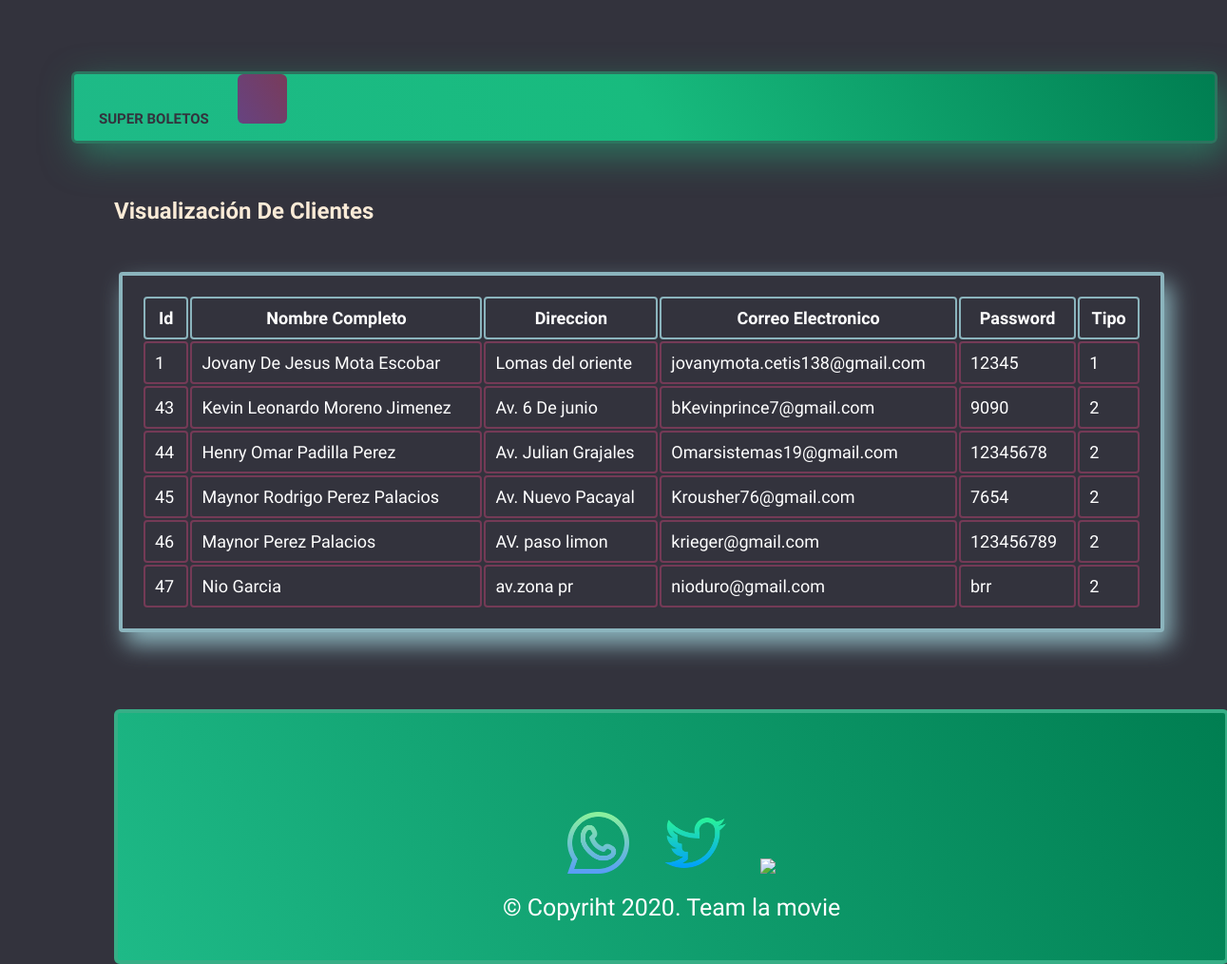
The app's page /Clientes.php with its own data.
### tables this page shows
CREATE TABLE `usuarios` (
  `Id` int(10) NOT NULL,
  `NombreCompleto` varchar(55) NOT NULL,
  `Direccion` varchar(55) NOT NULL,
  `CorreoElectronico` varchar(55) NOT NULL,
  `Password` varchar(12) NOT NULL,
  `Tipo` int(10) NOT NULL
);

### Clientes.php (the view, shortened to what this page needs)
<?php
$conexion=mysqli_connect('localhost','root','','tiendas');
?>
<!DOCTYPE html>
<html lang="en">
<head>
        <link rel="stylesheet" href="css/estiloss.css">
        </head>
        <body>
		<ul class="menu">
            <li><strong><a href="inicio.php">SUPER BOLETOS</a></strong></li>
            <li class="perfil"><a href="logout.php">
            </a></li>
        </ul>
<header class="tab">
            <br>
            <div>
<table class="tabla2">
<tr>
    <br><br>
<h2>Visualización De Clientes</h2>
<th class="control3">Id</th>
<th class="control3">Nombre Completo</th>
<th class="control3">Direccion</th>
<th class="control3">Correo Electronico</th>
<th class="control3">Password</th>
<th class="control3">Tipo</th>
   <?php
   $sql="SELECT * from usuarios";
   $result=mysqli_query($conexion,$sql);
   while($mostrar=mysqli_fetch_array($result)){
?>
<tr>
<td class="control2"><?php echo $mostrar ['Id'] ?></td>
<td class="control2"><?php echo $mostrar ['NombreCompleto'] ?></td>
<td class="control2"><?php echo $mostrar ['Direccion'] ?></td>
<td class="control2"><?php echo $mostrar ['CorreoElectronico'] ?></td>
<td class="control2"><?php echo $mostrar ['Password'] ?></td>
<td class="control2"><?php echo $mostrar ['Tipo'] ?></td>
</tr>
<?php
   }
   ?>
</table>
<br>
<br>
<br>
<br>
</div>
<div class="piepagina">
        <br>
        <a href="https://api.whatsapp.com/send?phone=+529611604999&text=hola" target="_blank" rel="noopener noreferrer"> <img src="img/wha.png" width="65px"></a>
        <a href="https://twitter.com/bkevinprince7" target="_blank" rel="noopener noreferrer"><img src="img/twitter.png" width="65px"></a>
        <a href="https://www.facebook.com/kevin.prince99" target="_blank" rel="noopener noreferrer"><img src="img/facebook.png" width="65px"></a>
       <br>
       <p>&copy; Copyriht 2020.  Team la movie</p>
    </div>
</body>
</html>

### css/estiloss.css (style rules this page uses)
body { font-family: arial, helvetica; background-color: rgba(51, 51, 61, 100%); margin-top: 50px; background-repeat: no-repeat; margin: 0; padding: 0; }
.menu { list-style: none; padding: 0; background:linear-gradient(240deg,#007e51,#18bb7e,#1eba87); border-radius: 6px; width: 100%; height: 70px; max-width: 1200px; margin-top: 75px; margin-left: 75px; border: 3px solid #2d745f; box-shadow: 7px 13px 37px #2d745f; }
.menu li a { text-decoration: none; color: #33333d; padding: 26px; display: block; font-family: 'Varela Round', sans-serif; }
.menu li { display: inline-block; text-align: center; font-family: 'Varela Round', sans-serif; font-size: 15px; }
.perfil { background:linear-gradient(240deg,#793b5a,#664381); border-radius: 6px; }
h2 { color: antiquewhite; font-family: 'Varela Round', sans-serif; }
.tab { font-family: 'Varela Round', sans-serif; color: white; margin-left: 120px; }
.tabla2 { width: 1100px; background: #33333d; padding: 20px; margin: 5px; margin-top: 50px; border-radius: 4px; font-family: 'Varela Round', sans-serif; color: white; border: 4px solid #8bb4bd; box-shadow: 7px 13px 25px #8bb4bd; }
.control2 { width: auto; background: #33333d; padding: 10px; border-radius: 4px; margin-bottom: 16px; border: 2px solid #743a56; font-family: 'Varela Round', sans-serif; font-size: 18px; color: white; }
.control3 { width: auto; background: #33333d; padding: 10px; border-radius: 4px; margin-bottom: 16px; border: 2px solid #8bb4bd; font-family: 'Varela Round', sans-serif; font-size: 18px; color: white; }
* { margin: 0; padding: 0; }
a img { padding: 15px; }
.piepagina { width: 99.5%; height: 200px; background:linear-gradient(240deg,#007e51,#1eba87); font-family: 'Varela Round', sans-serif; bottom: 0; position: relative; left: 0; text-align: center; border: 4px solid #37ae86 ; margin: 0; border-radius: 6px; padding-top: 60px; color: white; font-size: 25px; }

### records on screen
usuarios: Id "1", NombreCompleto "Jovany De Jesus Mota Escobar", Direccion "Lomas del oriente", CorreoElectronico "jovanymota.cetis138@gmail.com", Password "12345", Tipo "1"
usuarios: Id "43", NombreCompleto "Kevin Leonardo Moreno Jimenez", Direccion "Av. 6 De junio", CorreoElectronico "bKevinprince7@gmail.com", Password "9090", Tipo "2"
usuarios: Id "44", NombreCompleto "Henry Omar Padilla Perez", Direccion "Av. Julian Grajales", CorreoElectronico "Omarsistemas19@gmail.com", Password "12345678", Tipo "2"
usuarios: Id "45", NombreCompleto "Maynor Rodrigo Perez Palacios", Direccion "Av. Nuevo Pacayal", CorreoElectronico "Krousher76@gmail.com", Password "7654", Tipo "2"
usuarios: Id "46", NombreCompleto "Maynor Perez Palacios", Direccion "AV. paso limon", CorreoElectronico "krieger@gmail.com", Password "123456789", Tipo "2"
usuarios: Id "47", NombreCompleto "Nio Garcia", Direccion "av.zona pr", CorreoElectronico "nioduro@gmail.com", Password "brr", Tipo "2"
